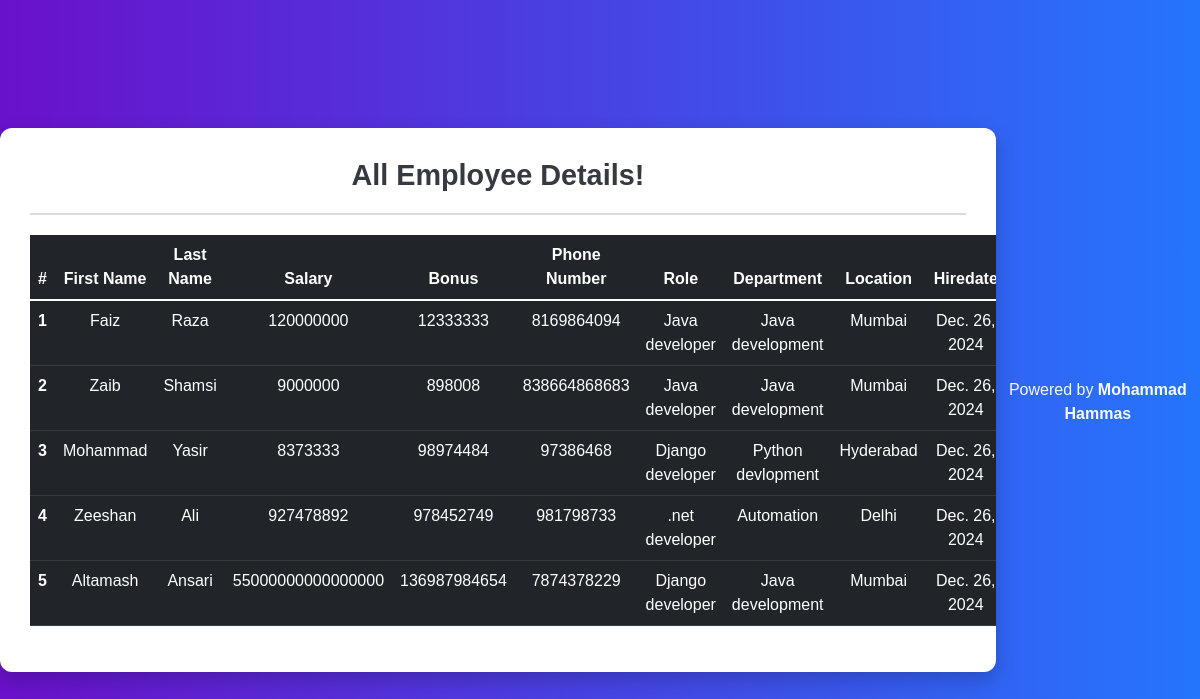
The app's page /all_emp with its own data.
### emp_app/models.py (models this page shows, shortened)
class Employee(models.Model):
    first_name=models.CharField(max_length=100,null=False)
    last_name=models.CharField(max_length=100)
    dept=models.ForeignKey(Department,on_delete=models.CASCADE)
    salary=models.IntegerField(default=0)
    bonus=models.IntegerField(default=0)
    role=models.ForeignKey(Role,on_delete=models.CASCADE)
    phone=models.IntegerField(default=0)
    hire_date=models.DateField()
    def __str__(self):
        return "%s %s %s"%(self.first_name,self.last_name,self.phone)

class Role(models.Model):
    name=models.CharField(max_length=100,null=False)

class Department(models.Model):
    name=models.CharField(max_length=100,null=False)
    location=models.CharField(max_length=100)

### emp_app/views.py (the view)
# urls.py: path('all_emp',views.all_emp,name='all_emp'),
def all_emp(request):
    emps=Employee.objects.all()
    context={
        'emps':emps
    }
    print(context)
    return render(request,'view_all_emp.html',context)

### emp_app/templates/view_all_emp.html (shortened to what this page needs)
<!DOCTYPE html>
<html lang="en">
<head>
    <link href="https://cdn.jsdelivr.net/npm/bootstrap@5.1.3/dist/css/bootstrap.min.css" rel="stylesheet">
</head>
<body>
  <div class="container">
    <h1>All Employee Details!</h1>
    <hr>
    <table class="table table-dark">
      <thead>
        <tr>
          <th scope="col">#</th>
          <th scope="col">First Name</th>
          <th scope="col">Last Name</th>
          <th scope="col">Salary</th>
          <th scope="col">Bonus</th>
          <th scope="col">Phone Number</th>
          <th scope="col">Role</th>
          <th scope="col">Department</th>
          <th scope="col">Location</th>
          <th scope="col">Hiredate</th>
        </tr>
      </thead>
      <tbody>
        {% for emp in emps %}
        <tr>
          <th scope="row">{{ emp.id }}</th>
          <td>{{ emp.first_name }}</td>
          <td>{{ emp.last_name }}</td>
          <td>{{ emp.salary }}</td>
          <td>{{ emp.bonus }}</td>
          <td>{{ emp.phone }}</td>
          <td>{{ emp.role.name }}</td>
          <td>{{ emp.dept.name }}</td>
          <td>{{ emp.dept.location }}</td>
          <td>{{ emp.hire_date }}</td>
        </tr>
        {% endfor %}
      </tbody>
    </table>
  </div>
  <footer>
    <p>Powered by <a href="https://www.linkedin.com/in/mohammad-hammas-426062233/">Mohammad Hammas</a></p>
  </footer>
</body>
</html>

### emp_app/templates/view_all_emp.html (style rules this page uses)
body { font-family: 'Arial', sans-serif; background: linear-gradient(to right, #6a11cb, #2575fc); color: #ffffff; min-height: 100vh; display: flex; justify-content: center; align-items: center; margin: 0; }
.container { max-width: 1200px; background: #ffffff; color: #343a40; padding: 30px; border-radius: 12px; box-shadow: 0 8px 20px rgba(0, 0, 0, 0.2); text-align: center; overflow-x: auto; margin: 0 auto; }
h1 { font-size: 1.8rem; margin-bottom: 20px; font-weight: bold; }
hr { border-top: 2px solid #6c757d; margin: 20px 0; }
table { width: 100%; margin: 20px 0; border-collapse: collapse; }
table th, table td { text-align: center; padding: 10px; }
footer { text-align: center; margin-top: 20px; color: #f8f9fa; }
footer a { color: #f8f9fa; text-decoration: none; font-weight: bold; }

### records on screen
Employee: id "1", first_name "Faiz", last_name "Raza", salary "120000000", bonus "12333333", phone "8169864094", role.name "Java developer", dept.name "Java development", dept.location "Mumbai", hire_date "Dec. 26, 2024"
Employee: id "2", first_name "Zaib", last_name "Shamsi", salary "9000000", bonus "898008", phone "838664868683", role.name "Java developer", dept.name "Java development", dept.location "Mumbai", hire_date "Dec. 26, 2024"
Employee: id "3", first_name "Mohammad", last_name "Yasir", salary "8373333", bonus "98974484", phone "97386468", role.name "Django developer", dept.name "Python devlopment", dept.location "Hyderabad", hire_date "Dec. 26, 2024"
Employee: id "4", first_name "Zeeshan", last_name "Ali", salary "927478892", bonus "978452749", phone "981798733", role.name ".net developer", dept.name "Automation", dept.location "Delhi", hire_date "Dec. 26, 2024"
Employee: id "5", first_name "Altamash", last_name "Ansari", salary "55000000000000000", bonus "136987984654", phone "7874378229", role.name "Django developer", dept.name "Java development", dept.location "Mumbai", hire_date "Dec. 26, 2024"
